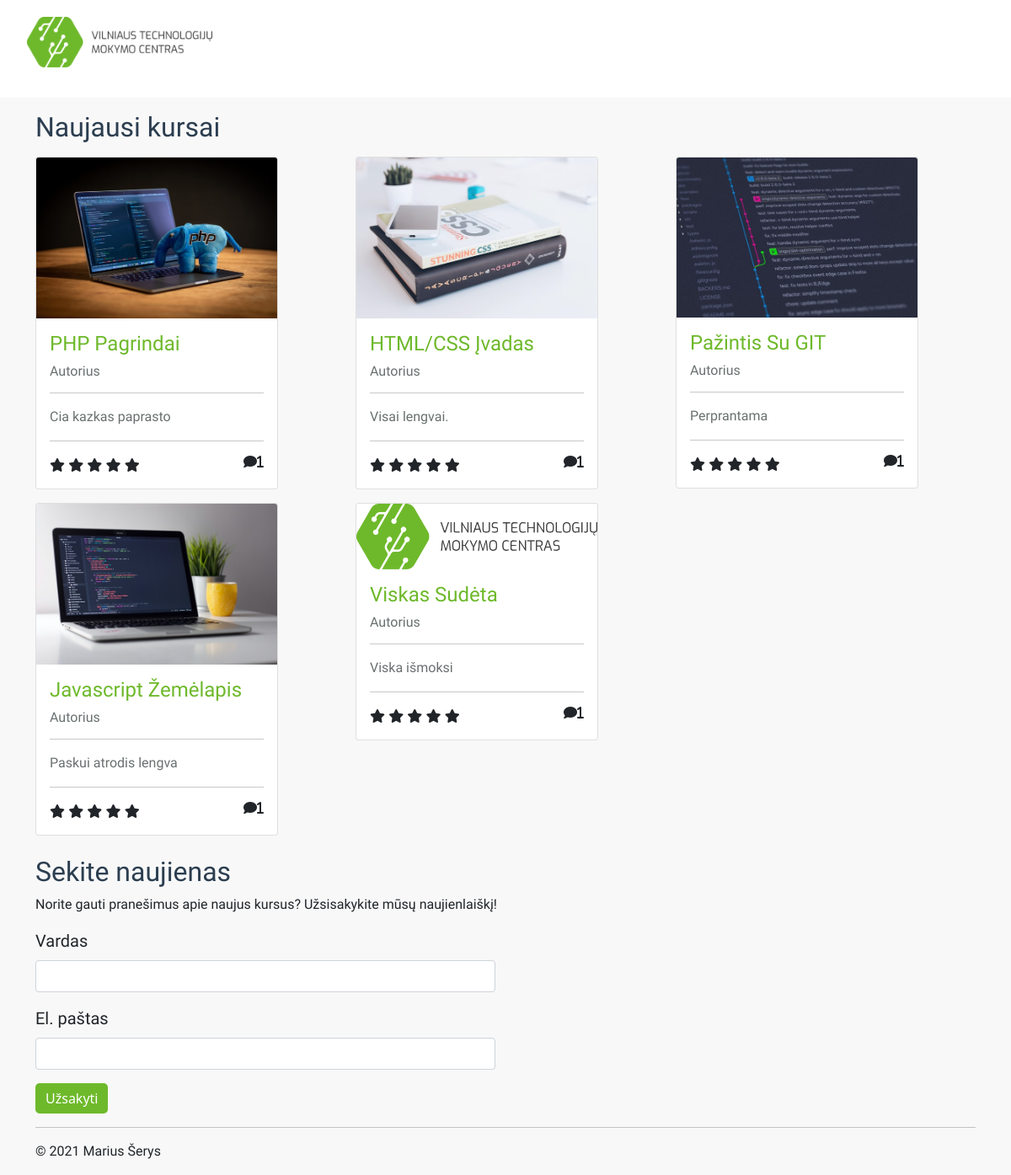
The app's page /U3_Marius_Šerys/index.php with its own data.
### tables this page shows
CREATE TABLE `kursai` (
  `id` bigint(20) NOT NULL,
  `name` varchar(40) NOT NULL,
  `lastname` varchar(40) NOT NULL,
  `title` varchar(50) NOT NULL,
  `created_at` timestamp NOT NULL DEFAULT current_timestamp(),
  `small_description` varchar(200) NOT NULL,
  `description` varchar(1000) NOT NULL,
  `image` varchar(225) DEFAULT NULL,
  `popular` bigint(20) NOT NULL,
  `price` float NOT NULL
);

### U3_Marius_Šerys/server.php (called while the page is built, shortened)
<?php
class Corse
{
    public function __construct($row)
    {
        $this->title = $row['title'];
        $this->smallDescription = $row['small_description'];
        $this->image = $row['image'];
        $this->commetsNumber = $row['commets_number'];
    }
}
$corsArray = [];
$mysqliConnection = mysqli_connect("localhost", "root", "", "vtmc_egzaminas");
if (mysqli_connect_errno()) {
    echo mysqli_connect_error();
    exit();
} else {
    $corsCommentsSelect = 'SELECT kursai.*, COUNT(komentarai.kursai_id) AS commets_number
     FROM kursai LEFT JOIN komentarai ON (kursai.id = komentarai.kursai_id)
     GROUP BY kursai.id';
    $resultCors = mysqli_query($mysqliConnection, $corsCommentsSelect);
}

### U3_Marius_Šerys/index.php (the view, shortened to what this page needs)
<!DOCTYPE html>
<?php include('server.php'); ?>
<html lang="en">
<head>
  <link href="https://cdn.jsdelivr.net/npm/bootstrap@5.0.1/dist/css/bootstrap.min.css" rel="stylesheet" />
  <link rel="stylesheet" href="CSS/style.css" />
</head>
<header class="container-fluid">
  <div class="row">
    <figure class="col">
      <img class="logo-image" src="images/logo.png" alt="LOGO" />
    </figure>
  </div>
</header>
<main>
  <section class="container my-3">
    <div>
      <h2>Naujausi kursai</h2>
    </div>
    <div class="row">
      <?php foreach ($corsArray as $cors) { ?>
        <article class="col-lg-4 col-md-6 col-12 my-2">
          <div class="card" style="width: 18rem">
            <img src="<?php echo $cors->image; ?>" class="card-img-top" alt="PHP" />
            <div class="card-body">
              <h5 class="card-title"><?php echo $cors->title; ?></h5>
              <h6>Autorius</h6>
              <hr />
              <p class="card-text"><?php echo $cors->smallDescription; ?></p>
              <hr />
              <div class="d-flex justify-content-between">
                <div>
                  <i class="fa fa-star" aria-hidden="true"></i>
                  <i class="fa fa-star" aria-hidden="true"></i>
                  <i class="fa fa-star" aria-hidden="true"></i>
                  <i class="fa fa-star" aria-hidden="true"></i>
                  <i class="fa fa-star" aria-hidden="true"></i>
                </div>
                <i class="fa fa-comment" aria-hidden="true"><?php echo $cors->commetsNumber; ?></i>
              </div>
            </div>
          </div>
        </article>
      <?php } ?>
    </div>
  </section>
  <section class="container my-3">
    <div class="row">
      <h2>Sekite naujienas</h2>
      <p>
        Norite gauti pranešimus apie naujus kursus? Užsisakykite mūsų
        naujienlaiškį!
      </p>
    </div>
    <div class="row">
      <form method="POST" action="" class="col-lg-6 col" id="uzsakymoForma">
        <div class="mb-3">
          <label for="name" class="form-label">Vardas</label>
          <input type="text" class="form-control" id="name" name="name" />
        </div>
        <div class="mb-3">
          <label for="email" class="form-label">El. paštas</label>
          <input type="email" class="form-control" id="email" name="email" />
        </div>
        <input type="submit" class="btn btn-primary get-pre" value="Užsakyti" />
      </form>
    </div>
  </section>
</main>
<footer class="container">
  <hr />
  <div class="row">
    <p>&#169; 2021 Marius Šerys</p>
  </div>
</footer>
<body>
</body>
</html>

### U3_Marius_Šerys/CSS/style.css (style rules this page uses)
h1, h2, h3, h4, h5, h6, p, label { font-family: 'Exo', sans-serif; }
.logo-image { height: 60px; margin: 20px; }
body { background-color: #f8f8f8; }
header { background-color: #ffffff; }
h2 { color: #2c3e50; font-weight: 400; font-size: 32px; }
.card-title { font-weight: 400; font-size: 24px; }
.card-title, fa-comment { color: #6eb92b; }
.get-pre { background-color: #6eb92b; color: #ffffff; border: none; border-radius: 5px; }
.card-body > h6, .card-body > p { color: #697070; font-weight: 200; font-size: 16px; }
label { font-weight: 200; font-size: 20px; }

### records on screen
kursai: image (picture), title "PHP Pagrindai", small_description "Cia kazkas paprasto", commetsNumber "1"
kursai: image (picture), title "HTML/CSS Įvadas", small_description "Visai lengvai.", commetsNumber "1"
kursai: image (picture), title "Pažintis Su GIT", small_description "Perprantama", commetsNumber "1"
kursai: image (picture), title "Javascript Žemėlapis", small_description "Paskui atrodis lengva", commetsNumber "1"
kursai: image (picture), title "Viskas Sudėta", small_description "Viska išmoksi", commetsNumber "1"
